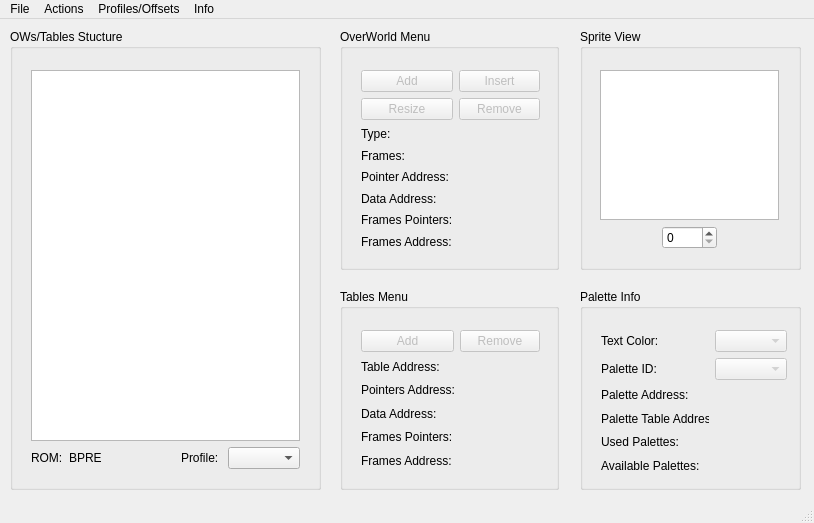
<?xml version="1.0" encoding="UTF-8"?>
<ui version="4.0">
 <class>MainWindow</class>
 <widget class="QMainWindow" name="MainWindow">
  <property name="geometry">
   <rect>
    <x>0</x>
    <y>0</y>
    <width>814</width>
    <height>523</height>
   </rect>
  </property>
  <property name="windowTitle">
   <string>OverWorld Manager</string>
  </property>
  <widget class="QWidget" name="centralWidget">
   <widget class="QGroupBox" name="paletteBox">
    <property name="geometry">
     <rect>
      <x>580</x>
      <y>270</y>
      <width>221</width>
      <height>201</height>
     </rect>
    </property>
    <property name="title">
     <string>Palette Info</string>
    </property>
    <widget class="QWidget" name="gridLayoutWidget_4">
     <property name="geometry">
      <rect>
       <x>10</x>
       <y>30</y>
       <width>208</width>
       <height>166</height>
      </rect>
     </property>
     <layout class="QGridLayout" name="paletteOptionsGridLayout">
      <item row="2" column="0">
       <widget class="QLabel" name="label_2">
        <property name="text">
         <string>Palette Address:</string>
        </property>
       </widget>
      </item>
      <item row="4" column="1">
       <widget class="QLabel" name="usedPalettesLabel">
        <property name="text">
         <string/>
        </property>
       </widget>
      </item>
      <item row="3" column="1">
       <widget class="QLabel" name="paletteTableAddressLabel">
        <property name="text">
         <string/>
        </property>
       </widget>
      </item>
      <item row="2" column="1">
       <widget class="QLabel" name="paletteAddressLabel">
        <property name="text">
         <string/>
        </property>
       </widget>
      </item>
      <item row="5" column="1">
       <widget class="QLabel" name="availablePalettesLabel">
        <property name="text">
         <string/>
        </property>
       </widget>
      </item>
      <item row="5" column="0">
       <widget class="QLabel" name="label_12">
        <property name="text">
         <string>Available Palettes:</string>
        </property>
       </widget>
      </item>
      <item row="4" column="0">
       <widget class="QLabel" name="label_11">
        <property name="text">
         <string>Used Palettes:</string>
        </property>
       </widget>
      </item>
      <item row="1" column="1">
       <widget class="QComboBox" name="paletteIDComboBox">
        <property name="enabled">
         <bool>false</bool>
        </property>
        <property name="editable">
         <bool>false</bool>
        </property>
        <property name="sizeAdjustPolicy">
         <enum>QComboBox::AdjustToContentsOnFirstShow</enum>
        </property>
       </widget>
      </item>
      <item row="3" column="0">
       <widget class="QLabel" name="label_10">
        <property name="text">
         <string>Palette Table Address:</string>
        </property>
       </widget>
      </item>
      <item row="1" column="0">
       <widget class="QLabel" name="label_18">
        <property name="text">
         <string>Palette ID:</string>
        </property>
       </widget>
      </item>
      <item row="0" column="0">
       <widget class="QLabel" name="label_8">
        <property name="text">
         <string>Text Color:</string>
        </property>
       </widget>
      </item>
      <item row="0" column="1">
       <widget class="QComboBox" name="textColorComboBox">
        <property name="enabled">
         <bool>false</bool>
        </property>
        <property name="currentText">
         <string/>
        </property>
       </widget>
      </item>
     </layout>
    </widget>
   </widget>
   <widget class="QGroupBox" name="tablesButtonBox">
    <property name="geometry">
     <rect>
      <x>340</x>
      <y>270</y>
      <width>219</width>
      <height>201</height>
     </rect>
    </property>
    <property name="title">
     <string>Tables Menu</string>
    </property>
    <widget class="QWidget" name="gridLayoutWidget_3">
     <property name="geometry">
      <rect>
       <x>10</x>
       <y>30</y>
       <width>201</width>
       <height>161</height>
      </rect>
     </property>
     <layout class="QGridLayout" name="tableOptionsGridLayout">
      <item row="4" column="0">
       <widget class="QLabel" name="lbl_4">
        <property name="text">
         <string>Frames Pointers:</string>
        </property>
       </widget>
      </item>
      <item row="1" column="0">
       <widget class="QLabel" name="lbl">
        <property name="text">
         <string>Table Address:</string>
        </property>
       </widget>
      </item>
      <item row="1" column="1">
       <widget class="QLabel" name="tableAddressLabel">
        <property name="text">
         <string/>
        </property>
       </widget>
      </item>
      <item row="3" column="0">
       <widget class="QLabel" name="lbl_3">
        <property name="text">
         <string>Data Address:</string>
        </property>
       </widget>
      </item>
      <item row="2" column="0">
       <widget class="QLabel" name="lbl_2">
        <property name="text">
         <string>Pointers Address:</string>
        </property>
       </widget>
      </item>
      <item row="5" column="0">
       <widget class="QLabel" name="lbl_5">
        <property name="text">
         <string>Frames Address:</string>
        </property>
       </widget>
      </item>
      <item row="2" column="1">
       <widget class="QLabel" name="pointersAddressTableLabel">
        <property name="text">
         <string/>
        </property>
       </widget>
      </item>
      <item row="3" column="1">
       <widget class="QLabel" name="dataAddressTableLabel">
        <property name="text">
         <string/>
        </property>
       </widget>
      </item>
      <item row="4" column="1">
       <widget class="QLabel" name="framesPointersTableLabel">
        <property name="text">
         <string/>
        </property>
       </widget>
      </item>
      <item row="5" column="1">
       <widget class="QLabel" name="framesAddressTableLabel">
        <property name="text">
         <string/>
        </property>
       </widget>
      </item>
      <item row="0" column="0">
       <widget class="QPushButton" name="addTableButton">
        <property name="enabled">
         <bool>false</bool>
        </property>
        <property name="text">
         <string>Add</string>
        </property>
       </widget>
      </item>
      <item row="0" column="1">
       <widget class="QPushButton" name="removeTableButton">
        <property name="enabled">
         <bool>false</bool>
        </property>
        <property name="text">
         <string>Remove</string>
        </property>
       </widget>
      </item>
     </layout>
    </widget>
   </widget>
   <widget class="QGroupBox" name="owButtonsBox">
    <property name="enabled">
     <bool>true</bool>
    </property>
    <property name="geometry">
     <rect>
      <x>340</x>
      <y>10</y>
      <width>219</width>
      <height>241</height>
     </rect>
    </property>
    <property name="mouseTracking">
     <bool>false</bool>
    </property>
    <property name="focusPolicy">
     <enum>Qt::NoFocus</enum>
    </property>
    <property name="contextMenuPolicy">
     <enum>Qt::DefaultContextMenu</enum>
    </property>
    <property name="autoFillBackground">
     <bool>false</bool>
    </property>
    <property name="title">
     <string>OverWorld Menu</string>
    </property>
    <property name="flat">
     <bool>false</bool>
    </property>
    <property name="checkable">
     <bool>false</bool>
    </property>
    <widget class="QWidget" name="gridLayoutWidget_2">
     <property name="geometry">
      <rect>
       <x>10</x>
       <y>30</y>
       <width>201</width>
       <height>201</height>
      </rect>
     </property>
     <layout class="QGridLayout" name="owInfoLayout" rowstretch="0,0,0,0,0,0,0,0">
      <item row="1" column="1">
       <widget class="QPushButton" name="removeOwButton">
        <property name="enabled">
         <bool>false</bool>
        </property>
        <property name="text">
         <string>Remove</string>
        </property>
       </widget>
      </item>
      <item row="5" column="1">
       <widget class="QLabel" name="dataAddressLabel">
        <property name="text">
         <string/>
        </property>
       </widget>
      </item>
      <item row="3" column="1">
       <widget class="QLabel" name="framesLabel">
        <property name="text">
         <string/>
        </property>
       </widget>
      </item>
      <item row="3" column="0">
       <widget class="QLabel" name="label_3">
        <property name="text">
         <string>Frames:</string>
        </property>
       </widget>
      </item>
      <item row="6" column="1">
       <widget class="QLabel" name="framesPointersLabel">
        <property name="text">
         <string/>
        </property>
       </widget>
      </item>
      <item row="5" column="0">
       <widget class="QLabel" name="label_5">
        <property name="text">
         <string>Data Address:</string>
        </property>
       </widget>
      </item>
      <item row="7" column="0">
       <widget class="QLabel" name="label_7">
        <property name="text">
         <string>Frames Address:</string>
        </property>
       </widget>
      </item>
      <item row="7" column="1">
       <widget class="QLabel" name="framesAddressLabel">
        <property name="text">
         <string/>
        </property>
       </widget>
      </item>
      <item row="6" column="0">
       <widget class="QLabel" name="label_6">
        <property name="text">
         <string>Frames Pointers:</string>
        </property>
       </widget>
      </item>
      <item row="4" column="0">
       <widget class="QLabel" name="label_4">
        <property name="text">
         <string>Pointer Address:</string>
        </property>
       </widget>
      </item>
      <item row="4" column="1">
       <widget class="QLabel" name="pointerAddressLabel">
        <property name="text">
         <string/>
        </property>
       </widget>
      </item>
      <item row="2" column="1">
       <widget class="QLabel" name="typeLabel">
        <property name="text">
         <string/>
        </property>
       </widget>
      </item>
      <item row="2" column="0">
       <widget class="QLabel" name="label">
        <property name="text">
         <string>Type: </string>
        </property>
       </widget>
      </item>
      <item row="1" column="0">
       <widget class="QPushButton" name="resizeOwButton">
        <property name="enabled">
         <bool>false</bool>
        </property>
        <property name="toolTip">
         <string>Change the dimensions and frames number of current OW</string>
        </property>
        <property name="text">
         <string>Resize</string>
        </property>
       </widget>
      </item>
      <item row="0" column="0">
       <widget class="QPushButton" name="addOwButton">
        <property name="enabled">
         <bool>false</bool>
        </property>
        <property name="toolTip">
         <string>Add a new OW to the end of the current Table</string>
        </property>
        <property name="statusTip">
         <string/>
        </property>
        <property name="text">
         <string>Add</string>
        </property>
       </widget>
      </item>
      <item row="0" column="1">
       <widget class="QPushButton" name="insertOwButton">
        <property name="enabled">
         <bool>false</bool>
        </property>
        <property name="toolTip">
         <string>Insert  an OW before the selected one</string>
        </property>
        <property name="text">
         <string>Insert</string>
        </property>
       </widget>
      </item>
     </layout>
    </widget>
   </widget>
   <widget class="QGroupBox" name="groupBox">
    <property name="geometry">
     <rect>
      <x>10</x>
      <y>10</y>
      <width>311</width>
      <height>461</height>
     </rect>
    </property>
    <property name="title">
     <string>OWs/Tables Stucture</string>
    </property>
    <widget class="QWidget" name="gridLayoutWidget_5">
     <property name="geometry">
      <rect>
       <x>10</x>
       <y>30</y>
       <width>291</width>
       <height>421</height>
      </rect>
     </property>
     <layout class="QGridLayout" name="gridLayout_3">
      <item row="2" column="4">
       <widget class="QComboBox" name="comboBox_2"/>
      </item>
      <item row="2" column="0">
       <widget class="QLabel" name="label_15">
        <property name="text">
         <string>ROM:</string>
        </property>
       </widget>
      </item>
      <item row="2" column="1">
       <widget class="QLabel" name="label_14">
        <property name="text">
         <string>BPRE</string>
        </property>
       </widget>
      </item>
      <item row="2" column="3">
       <widget class="QLabel" name="label_9">
        <property name="text">
         <string>Profile: </string>
        </property>
       </widget>
      </item>
      <item row="2" column="2">
       <spacer name="horizontalSpacer">
        <property name="orientation">
         <enum>Qt::Horizontal</enum>
        </property>
        <property name="sizeHint" stdset="0">
         <size>
          <width>40</width>
          <height>20</height>
         </size>
        </property>
       </spacer>
      </item>
      <item row="1" column="0" colspan="5">
       <widget class="QTreeView" name="OWTreeView">
        <property name="frameShadow">
         <enum>QFrame::Sunken</enum>
        </property>
        <property name="editTriggers">
         <set>QAbstractItemView::CurrentChanged|QAbstractItemView::DoubleClicked|QAbstractItemView::EditKeyPressed|QAbstractItemView::SelectedClicked</set>
        </property>
        <property name="selectionBehavior">
         <enum>QAbstractItemView::SelectRows</enum>
        </property>
        <attribute name="headerCascadingSectionResizes">
         <bool>false</bool>
        </attribute>
        <attribute name="headerDefaultSectionSize">
         <number>140</number>
        </attribute>
        <attribute name="headerMinimumSectionSize">
         <number>24</number>
        </attribute>
       </widget>
      </item>
     </layout>
    </widget>
   </widget>
   <widget class="QGroupBox" name="groupBox_2">
    <property name="geometry">
     <rect>
      <x>580</x>
      <y>10</y>
      <width>221</width>
      <height>241</height>
     </rect>
    </property>
    <property name="title">
     <string>Sprite View</string>
    </property>
    <widget class="QWidget" name="gridLayoutWidget">
     <property name="geometry">
      <rect>
       <x>9</x>
       <y>30</y>
       <width>201</width>
       <height>201</height>
      </rect>
     </property>
     <layout class="QGridLayout" name="gridLayout">
      <item row="1" column="1">
       <widget class="QSpinBox" name="framesSpinBox">
        <property name="maximum">
         <number>10</number>
        </property>
       </widget>
      </item>
      <item row="0" column="0" colspan="3">
       <widget class="QGraphicsView" name="owGraphicsView">
        <property name="sizeAdjustPolicy">
         <enum>QAbstractScrollArea::AdjustToContents</enum>
        </property>
        <property name="transformationAnchor">
         <enum>QGraphicsView::AnchorViewCenter</enum>
        </property>
        <property name="resizeAnchor">
         <enum>QGraphicsView::AnchorViewCenter</enum>
        </property>
        <property name="viewportUpdateMode">
         <enum>QGraphicsView::MinimalViewportUpdate</enum>
        </property>
       </widget>
      </item>
     </layout>
    </widget>
   </widget>
  </widget>
  <widget class="QMenuBar" name="menuBar">
   <property name="geometry">
    <rect>
     <x>0</x>
     <y>0</y>
     <width>814</width>
     <height>27</height>
    </rect>
   </property>
   <widget class="QMenu" name="menuFile">
    <property name="title">
     <string>File</string>
    </property>
    <addaction name="actionOpen_ROM"/>
    <addaction name="actionSave_ROM"/>
    <addaction name="actionSave_ROM_As"/>
    <addaction name="separator"/>
    <addaction name="actionExit_2"/>
   </widget>
   <widget class="QMenu" name="menuOptions">
    <property name="title">
     <string>Actions</string>
    </property>
    <widget class="QMenu" name="menuFrames_Sheet">
     <property name="enabled">
      <bool>false</bool>
     </property>
     <property name="title">
      <string>Frames Sheet</string>
     </property>
     <addaction name="actionImport_Frames_Sheet"/>
     <addaction name="actionExport_Frames_Sheet"/>
    </widget>
    <widget class="QMenu" name="menuSpriters_Resource">
     <property name="enabled">
      <bool>false</bool>
     </property>
     <property name="title">
      <string>Spriter's Resource</string>
     </property>
     <addaction name="actionImport_OW"/>
     <addaction name="actionImport_Pokemon"/>
    </widget>
    <addaction name="menuFrames_Sheet"/>
    <addaction name="menuSpriters_Resource"/>
    <addaction name="separator"/>
    <addaction name="actionPaletteCleanup"/>
   </widget>
   <widget class="QMenu" name="menuAbout">
    <property name="title">
     <string>Info</string>
    </property>
    <addaction name="actionREADME"/>
    <addaction name="actionAbout"/>
   </widget>
   <widget class="QMenu" name="menuProfiles_Offsets">
    <property name="title">
     <string>Profiles/Offsets</string>
    </property>
    <addaction name="actionSearch_for_Offsets"/>
    <addaction name="actionCreate_Templates_2"/>
   </widget>
   <addaction name="menuFile"/>
   <addaction name="menuOptions"/>
   <addaction name="menuProfiles_Offsets"/>
   <addaction name="menuAbout"/>
  </widget>
  <widget class="QStatusBar" name="statusbar"/>
  <action name="actionOpen_ROM">
   <property name="text">
    <string>Open ROM...</string>
   </property>
   <property name="shortcut">
    <string>Ctrl+O</string>
   </property>
  </action>
  <action name="actionSave_ROM">
   <property name="text">
    <string>Save ROM...</string>
   </property>
   <property name="shortcut">
    <string>Ctrl+S</string>
   </property>
  </action>
  <action name="actionExit">
   <property name="text">
    <string>Exit</string>
   </property>
  </action>
  <action name="actionImport_Frames_Sheet">
   <property name="enabled">
    <bool>false</bool>
   </property>
   <property name="text">
    <string>Import Frames Sheet</string>
   </property>
   <property name="shortcut">
    <string>Ctrl+I</string>
   </property>
  </action>
  <action name="actionExport_Frames_Sheet">
   <property name="enabled">
    <bool>false</bool>
   </property>
   <property name="text">
    <string>Export Frames Sheet</string>
   </property>
   <property name="shortcut">
    <string>Ctrl+E</string>
   </property>
  </action>
  <action name="actionImport_OW">
   <property name="text">
    <string>Import OW</string>
   </property>
  </action>
  <action name="actionImport_Pokemon">
   <property name="text">
    <string>Import Pokemon</string>
   </property>
  </action>
  <action name="actionExit_2">
   <property name="text">
    <string>Exit</string>
   </property>
   <property name="shortcut">
    <string>Ctrl+Q</string>
   </property>
  </action>
  <action name="actionREADME">
   <property name="text">
    <string>README</string>
   </property>
  </action>
  <action name="actionAbout">
   <property name="text">
    <string>About</string>
   </property>
  </action>
  <action name="actionPaletteCleanup">
   <property name="enabled">
    <bool>false</bool>
   </property>
   <property name="text">
    <string>Palette Cleanup</string>
   </property>
   <property name="shortcut">
    <string>Ctrl+P</string>
   </property>
  </action>
  <action name="actionCreate_Templates_2">
   <property name="text">
    <string>Create Templates</string>
   </property>
  </action>
  <action name="actionSearch_for_Offsets">
   <property name="text">
    <string>Search for Offsets</string>
   </property>
  </action>
  <action name="actionSave_ROM_As">
   <property name="text">
    <string>Save ROM As...</string>
   </property>
  </action>
 </widget>
 <layoutdefault spacing="6" margin="11"/>
 <resources/>
 <connections/>
</ui>
